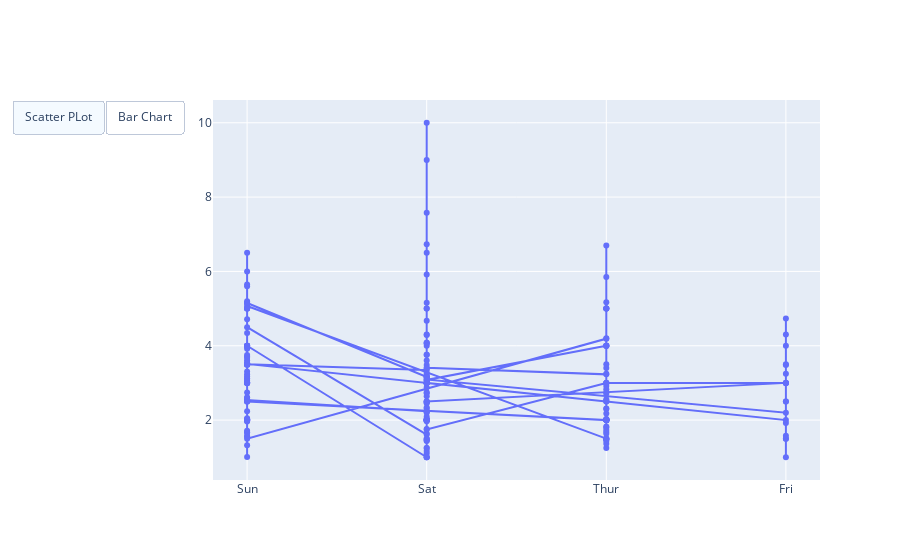

This figure's notebook cell:
### Code cell
import plotly.graph_objects as px
import pandas as pd
  
# reading the database
data = pd.read_csv("tips.csv")
fig=px.Figure(data=[px.Scatter(
    x=data['day'],
    y=data['tip'],
    mode='lines+markers'
)])

fig.update_layout(
    updatemenus=[
        dict(
            type='buttons',
            direction='left',
            buttons=list([
                dict(
                    args=['type','scatter'],
                    label="Scatter PLot",
                    method="restyle"
                ),
                dict(
                    args=['type','bar'],
                    label="Bar Chart",
                    method="restyle"
                ),
            ]
            ),
        ),
    ]
)
fig.show()

### Figure 1 — Plotly figure (JSON) as saved in the notebook; plotly's stock layout.template omitted (floating-point values rounded to 4 significant figures; data arrays with more than 128 entries replaced by an {"elided": "..."} marker saying what was removed)
{"data": [{"mode": "lines+markers", "type": "scatter", "x": {"elided": "244 str values"}, "y": {"elided": "244 float values"}}], "layout": {"updatemenus": [{"buttons": [{"args": ["type", "scatter"], "label": "Scatter PLot", "method": "restyle"}, {"args": ["type", "bar"], "label": "Bar Chart", "method": "restyle"}], "direction": "left", "type": "buttons"}]}}
